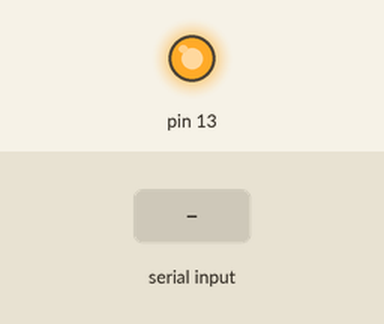
Bench run of a sketch on a simulated Arduino Uno, built with avr-gcc and run on an emulated ATmega328P. Shown: output pins drawn as LEDs (lit = HIGH). The test bench sets the inputs (shaded band).

Above: at 1.2 s.
1.3 s: "0" received over the second serial link
At 2.0 s:
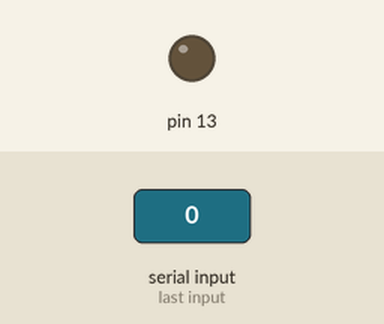
2.8 s: "1" received over the second serial link
At 3.1 s:
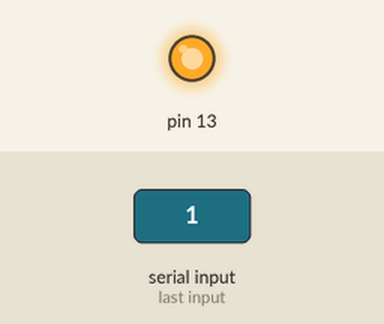
Timing chart, 0 to 5.8 s (numbered marks = the images above; inputs shaded):
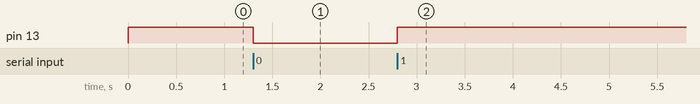

Measured:
- after the input at 1.3 s, pin 13: HIGH → LOW at once
- after the input at 2.8 s, pin 13: LOW → HIGH at once

The sketch:

hc-06_light_1.ino
```cpp
#include <SoftwareSerial.h>

SoftwareSerial mySerial(10,11);

void setup() {
  // creates a "virtual serial port/UART
  // connect BT module TX to D10
  // connect BT module RX to D11
  // connect BT module Vcc to 5V, GND to GND
  // put your setup code here, to run once:
  // set digital pint to control as an output
  pinMode(13,OUTPUT);
  // set datarate for the SoftwareSerial port
  digitalWrite(13,HIGH);
  // set the pin high initially for the relay
  mySerial.begin(9600);
  // Send test message to other device
  mySerial.println("Hello from Arduino");
}

// Store incoming character from other device
char a;

void loop() {
  // put your main code here, to run repeatedly:
  if (mySerial.available())
  // text arrived in from BT serial...
  {
    a=(mySerial.read());
    if (a=='1')
    {
      digitalWrite(13,HIGH);
      mySerial.println("HEATER ON");
    }
    if (a=='0')
    {
      digitalWrite(13,LOW);
      mySerial.println("HEATER OFF");
    }
    if (a=='?')
    {
      mySerial.println("Send '1' to turn LED on");
      mySerial.println("Send '0' to turn LED off");
    }
    // you can add more "if" statements with other characters to add more commands
  }
}
```
